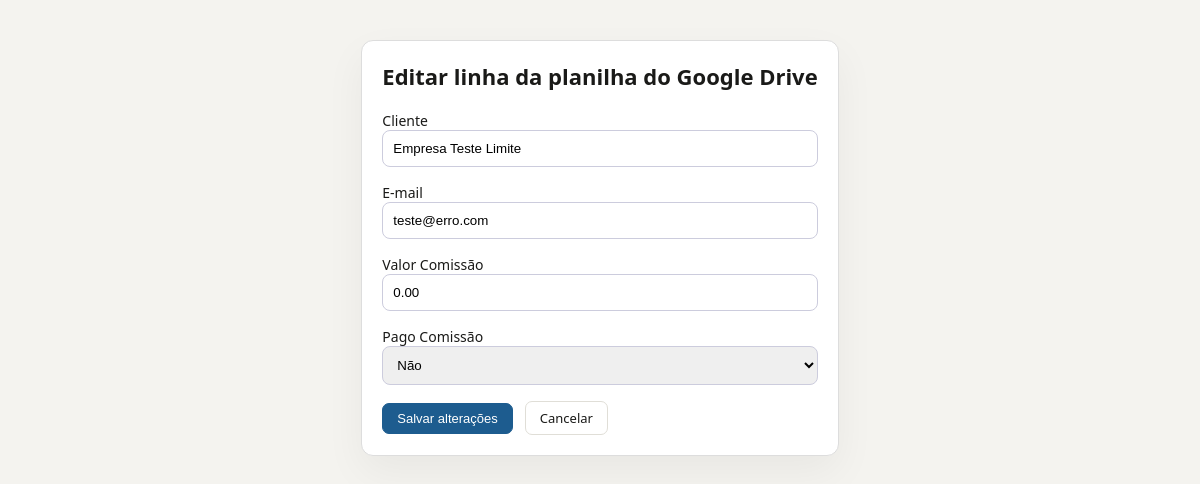
/planilha/editar/9/, run on the app's committed database.
### core/app/models.py (models this page shows, shortened)
class PlanilhaRegistro(models.Model):
    data_venda = models.DateField(null=True, blank=True)
    contador_parceiro = models.CharField(max_length=255, blank=True)
    contador_contabilidade = models.CharField(max_length=255, blank=True)
    telefone1 = models.CharField(max_length=50, blank=True)
    cliente = models.CharField(max_length=255, blank=True)
    cpf_cnpj = models.CharField(max_length=64, blank=True)
    email = models.EmailField(blank=True)
    telefone2 = models.CharField(max_length=50, blank=True)
    tipo_certificado = models.CharField(max_length=255, blank=True)
    valor_venda = models.DecimalField(max_digits=12, decimal_places=2, null=True, blank=True)
    percentual_comissao = models.DecimalField(max_digits=6, decimal_places=2, null=True, blank=True)
    valor_comissao = models.DecimalField(max_digits=12, decimal_places=2, null=True, blank=True)
    pago_comissao = models.BooleanField(default=False)
    chave_pix = models.CharField(max_length=255, blank=True)
    data_vencimento = models.DateField(null=True, blank=True)
    pago_venda = models.BooleanField(default=False)
    forma_pagamento = models.CharField(max_length=255, blank=True)
    banco = models.CharField(max_length=255, blank=True)
    certificado_feito = models.CharField(max_length=255, blank=True)
    venda = models.CharField(max_length=255, blank=True)
    custo_certificado = models.DecimalField(max_digits=12, decimal_places=2, null=True, blank=True)
    valor_liquido = models.DecimalField(max_digits=12, decimal_places=2, null=True, blank=True)
    data_registro = models.DateTimeField(auto_now_add=True)

### core/app/views.py (the view, shortened to what this page needs)
# urls.py: path('planilha/editar/<int:pk>/', editar_google_row, name='editar_google_row'),
def editar_google_row(request, pk):
    registro = get_object_or_404(PlanilhaRegistro, pk=pk)
    return render(request, 'google_edit.html', {'registro': registro})

### core/app/templates/google_edit.html (shortened to what this page needs)
{% load static %}
<!DOCTYPE html>
<html lang="pt-BR">
<head>
  <link rel="stylesheet" href="{% static 'css/cert_manager.css' %}">
</head>
<body>
  <div style="max-width:900px;margin:40px auto;padding:20px;background:#fff;border:1px solid #ddd;border-radius:12px;box-shadow:0 16px 40px rgba(0,0,0,.05);">
    <h1 style="margin-bottom:20px;font-size:22px;">Editar linha da planilha do Google Drive</h1>
    <form method="post" style="display:grid;gap:16px;">
      <label style="display:block;font-size:14px;">Cliente<br><input name="cliente" value="{{ registro.cliente }}" style="width:100%;padding:10px;border:1px solid #ccd; border-radius:8px"></label>
      <label style="display:block;font-size:14px;">E-mail<br><input name="email" value="{{ registro.email }}" style="width:100%;padding:10px;border:1px solid #ccd; border-radius:8px"></label>
      <label style="display:block;font-size:14px;">Valor Comissão<br><input name="valor_comissao" value="{{ registro.valor_comissao|default_if_none:"" }}" style="width:100%;padding:10px;border:1px solid #ccd; border-radius:8px"></label>
      <label style="display:block;font-size:14px;">Pago Comissão<br>
        <select name="pago_comissao" style="width:100%;padding:10px;border:1px solid #ccd; border-radius:8px">
          <option value="Não" {% if not registro.pago_comissao %}selected{% endif %}>Não</option>
        </select>
      </label>
      <div style="display:flex;gap:12px;align-items:center">
        <button type="submit" class="btn btn-primary">Salvar alterações</button>
        <a href="{% url 'dashboard' %}" class="btn" style="text-decoration:none;">Cancelar</a>
      </div>
    </form>
  </div>
</body>
</html>

### core/app_Gestor/static/css/cert_manager.css (style rules this page uses)
* { box-sizing:border-box;margin:0;padding:0 }
:root { --sidebar-w:220px; --hdr:52px; --bg:#f4f3ef; --surface:#ffffff; --border:#e0ded7; --text:#1a1a18; --muted:#6b6b67; --accent:#1d5c8f; --accent-light:#e6f1fb; --success:#3b6d11; --success-bg:#eaf3de; --warn:#854f0b; --warn-bg:#faeeda; --danger:#a32d2d; --danger-bg:#fcebeb; --info:#185fa5; --info-bg:#e6f1fb; --purple:#534ab7; --purple-bg:#eeedfe; --teal:#0f6e56; --teal-bg:#e1f5ee; }
body { font-family:'Segoe UI',system-ui,sans-serif;font-size:14px;color:var(--text);background:var(--bg);min-height:600px;display:flex;flex-direction:column }
.btn { display:inline-flex;align-items:center;gap:6px;padding:7px 14px;border-radius:7px;border:1px solid var(--border);background:var(--surface);color:var(--text);font-size:13px;font-weight:500;cursor:pointer;transition:all .15s }
.btn-primary { background:var(--accent);color:#fff;border-color:var(--accent) }

### data on the page
PlanilhaRegistro: cliente "Empresa Teste Limite", email "teste@erro.com", valor_comissao "0.00", pago_comissao "Não"
